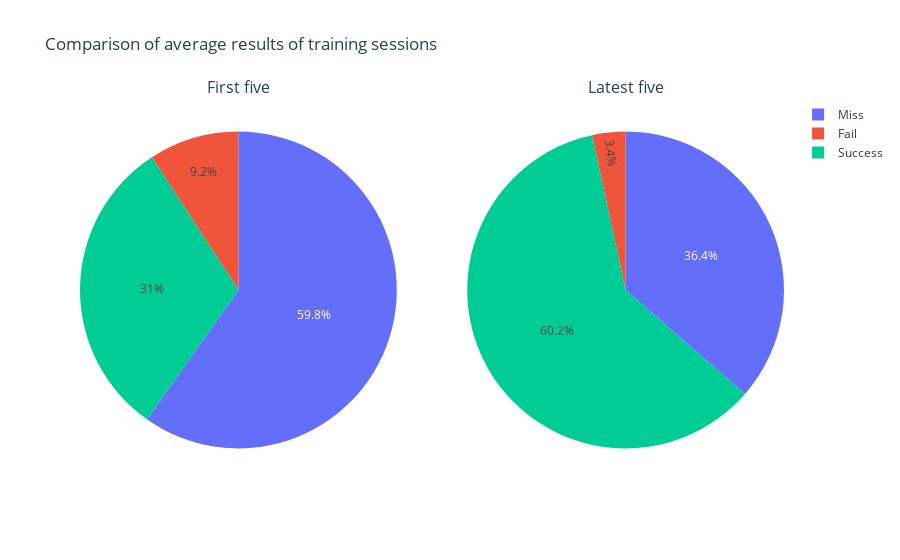

The cell this chart's notebook holds for it:
### Code cell
# Comparison between results of the first and last 5 training session
fig = make_subplots(
    rows = 1, cols = 2,
    specs = [[{'type':'domain'}, {'type':'domain'}]],
    subplot_titles = ["First five", "Latest five"]
)
fig.add_trace(
    go.Pie(
        labels = ["Miss", "Fail", "Success"],
        values = result.head()[["Miss", "Fail", "Success"]].mean(),
        sort = False, name = "First five"
    ), 1, 1
)
fig.add_trace(
    go.Pie(
        labels = ["Miss", "Fail", "Success"],
        values = result.tail()[["Miss", "Fail", "Success"]].mean(),
        sort = False, name = "Last five"
    ), 1, 2
)
fig.update_layout(title_text = "Comparison of average results of training sessions")

### Figure 1 — Plotly figure (JSON) as saved in the notebook; plotly's stock layout.template omitted (floating-point values rounded to 4 significant figures)
{"data": [{"domain": {"x": [0, 0.45], "y": [0, 1]}, "labels": ["Miss", "Fail", "Success"], "name": "First five", "sort": false, "type": "pie", "values": [59.8, 9.2, 31]}, {"domain": {"x": [0.55, 1], "y": [0, 1]}, "labels": ["Miss", "Fail", "Success"], "name": "Last five", "sort": false, "type": "pie", "values": [36.4, 3.4, 60.2]}], "layout": {"annotations": [{"font": {"size": 16}, "showarrow": false, "text": "First five", "x": 0.225, "xanchor": "center", "xref": "paper", "y": 1, "yanchor": "bottom", "yref": "paper"}, {"font": {"size": 16}, "showarrow": false, "text": "Latest five", "x": 0.775, "xanchor": "center", "xref": "paper", "y": 1, "yanchor": "bottom", "yref": "paper"}], "title": {"text": "Comparison of average results of training sessions"}}}
